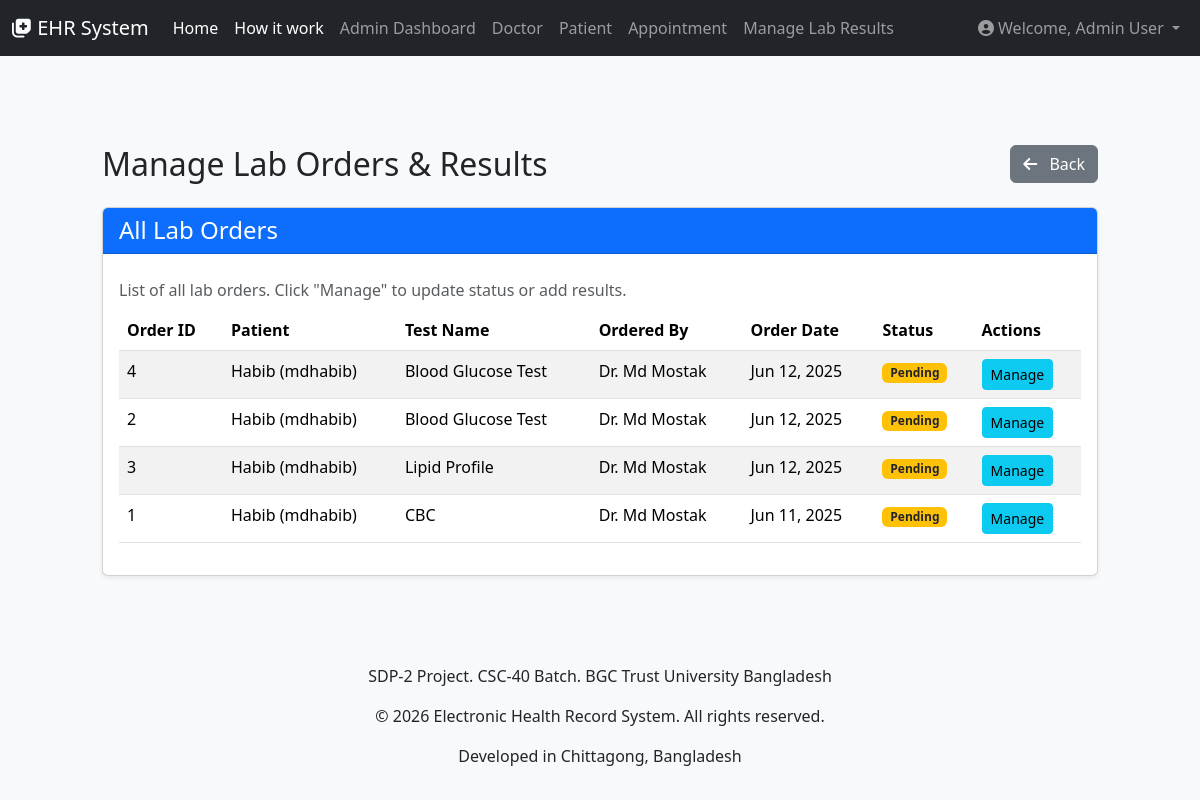
The app's page /admin/manage_lab_results.php (signed in) with its own data.
### tables this page shows
CREATE TABLE `lab_orders` (
  `id` int(11) NOT NULL,
  `patient_id` int(11) NOT NULL,
  `doctor_id` int(11) NOT NULL,
  `test_id` int(11) NOT NULL,
  `order_date` timestamp NOT NULL DEFAULT current_timestamp(),
  `status` enum('pending','completed','cancelled') DEFAULT 'pending',
  `notes` text DEFAULT NULL
);

CREATE TABLE `users` (
  `id` int(11) NOT NULL,
  `full_name` varchar(255) NOT NULL,
  `email` varchar(255) NOT NULL,
  `username` varchar(255) DEFAULT NULL,
  `password` varchar(255) NOT NULL,
  `mobile` varchar(20) DEFAULT NULL,
  `user_type` enum('doctor','patient','admin') NOT NULL,
  `created_at` timestamp NOT NULL DEFAULT current_timestamp(),
  `updated_at` timestamp NOT NULL DEFAULT current_timestamp() ON UPDATE current_timestamp()
);

CREATE TABLE `lab_tests` (
  `id` int(11) NOT NULL,
  `test_name` varchar(255) NOT NULL,
  `description` text DEFAULT NULL,
  `created_at` timestamp NOT NULL DEFAULT current_timestamp()
);

### admin/manage_lab_results.php (the view, shortened to what this page needs)
<?php
require_once '../includes/db_connection.php';
require_once '../includes/header.php';
$lab_orders = [];
try {
    $stmt = $pdo->query("SELECT
                            lo.id AS order_id,
                            lo.order_date,
                            lo.status,
                            lo.notes AS order_notes,
                            p_u.full_name AS patient_name,
                            p_u.username AS patient_username,
                            d_u.full_name AS doctor_name,
                            lt.test_name,
                            lr.result_data,
                            lr.result_date,
                            lr.notes AS result_notes
                        FROM
                            lab_orders lo
                        JOIN
                            patients p ON lo.patient_id = p.id
                        JOIN
                            users p_u ON p.user_id = p_u.id
                        JOIN
                            doctors d ON lo.doctor_id = d.id
                        JOIN
                            users d_u ON d.user_id = d_u.id
                        JOIN
                            lab_tests lt ON lo.test_id = lt.id
                        LEFT JOIN
                            lab_results lr ON lo.id = lr.order_id
                        ORDER BY
                            lo.order_date DESC");
    $lab_orders = $stmt->fetchAll(PDO::FETCH_ASSOC);
} catch (PDOException $e) {
    $message = "Error fetching lab orders: " . $e->getMessage();
    $message_type = "danger";
}
?>
<div class="row justify-content-center mt-5">
    <div class="col-md-11 col-lg-10">
        <div class="d-flex justify-content-between align-items-center mb-4">
            <h2 class="mb-0">Manage Lab Orders & Results</h2>
            <button type="button" class="btn btn-secondary" onclick="history.back()">
                <i class="fas fa-arrow-left me-2"></i> Back
            </button>
        </div>
        <div class="card shadow-sm mb-4">
            <div class="card-header bg-primary text-white">
                <h4 class="mb-0">All Lab Orders</h4>
            </div>
            <div class="card-body">
                <?php if (!empty($lab_orders)): ?>
                    <div class="table-responsive">
                        <table class="table table-hover table-striped caption-top">
                            <caption>List of all lab orders. Click "Manage" to update status or add results.</caption>
                            <thead>
                                <tr>
                                    <th>Order ID</th>
                                    <th>Patient</th>
                                    <th>Test Name</th>
                                    <th>Ordered By</th>
                                    <th>Order Date</th>
                                    <th>Status</th>
                                    <th>Actions</th>
                                </tr>
                            </thead>
                            <tbody>
                                <?php foreach ($lab_orders as $order): ?>
                                    <tr>
                                        <td><?php echo htmlspecialchars($order['order_id']); ?></td>
                                        <td><?php echo htmlspecialchars($order['patient_name']); ?> (<?php echo htmlspecialchars($order['patient_username']); ?>)</td>
                                        <td><?php echo htmlspecialchars($order['test_name']); ?></td>
                                        <td>Dr. <?php echo htmlspecialchars($order['doctor_name']); ?></td>
                                        <td><?php echo htmlspecialchars(date('M d, Y', strtotime($order['order_date']))); ?></td>
                                        <td>
                                            <?php
                                            $status_class = '';
                                            switch ($order['status']) {
                                                case 'pending':
                                                    $status_class = 'badge bg-warning text-dark';
                                                    break;
                                            }
                                            ?>
                                            <span class="<?php echo $status_class; ?>"><?php echo ucfirst(htmlspecialchars($order['status'])); ?></span>
                                        </td>
                                        <td>
                                            <button type="button" class="btn btn-sm btn-info" data-bs-toggle="modal" data-bs-target="#manageOrderModal_<?php echo htmlspecialchars($order['order_id']); ?>">
                                                Manage
                                            </button>
                                        </td>
                                    </tr>
                                <?php endforeach; ?>
                            </tbody>
                        </table>
                    </div>
                <?php else: ?>
                    <p class="text-muted">No lab orders found.</p>
                <?php endif; ?>
            </div>
        </div>
    </div>
</div>
<?php require_once '../includes/footer.php'; ?>

### assets/css/style.css (style rules this page uses)
body { background-color: #f8f9fa; min-height: 100vh; display: flex; flex-direction: column; }

### records on screen
lab_orders: id "4", users.full_name "Habib", users.username "mdhabib", test.test_name "Blood Glucose Test", users.full_name "Md Mostak", order_date "Jun 12, 2025", status "Pending"
lab_orders: id "2", users.full_name "Habib", users.username "mdhabib", test.test_name "Blood Glucose Test", users.full_name "Md Mostak", order_date "Jun 12, 2025", status "Pending"
lab_orders: id "3", users.full_name "Habib", users.username "mdhabib", test.test_name "Lipid Profile", users.full_name "Md Mostak", order_date "Jun 12, 2025", status "Pending"
lab_orders: id "1", users.full_name "Habib", users.username "mdhabib", test.test_name "CBC", users.full_name "Md Mostak", order_date "Jun 11, 2025", status "Pending"

### other values on screen
$user_full_name "Admin User"
